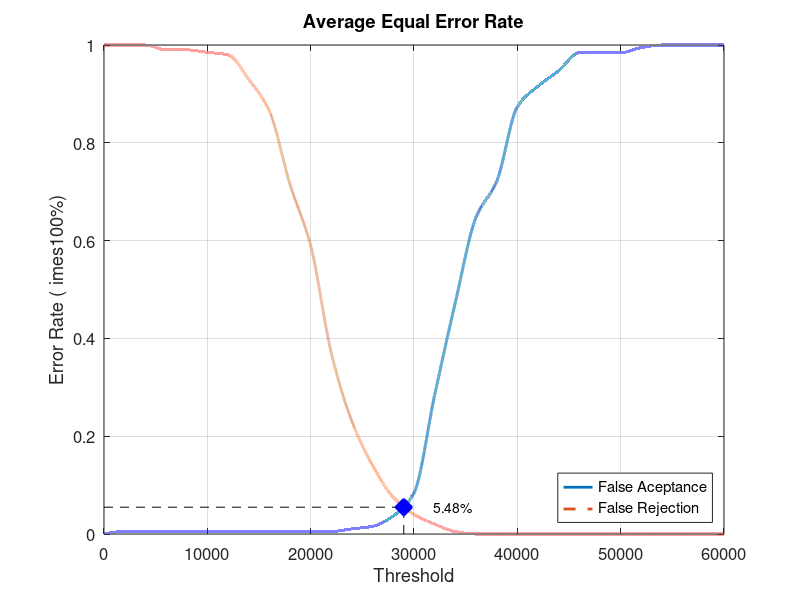
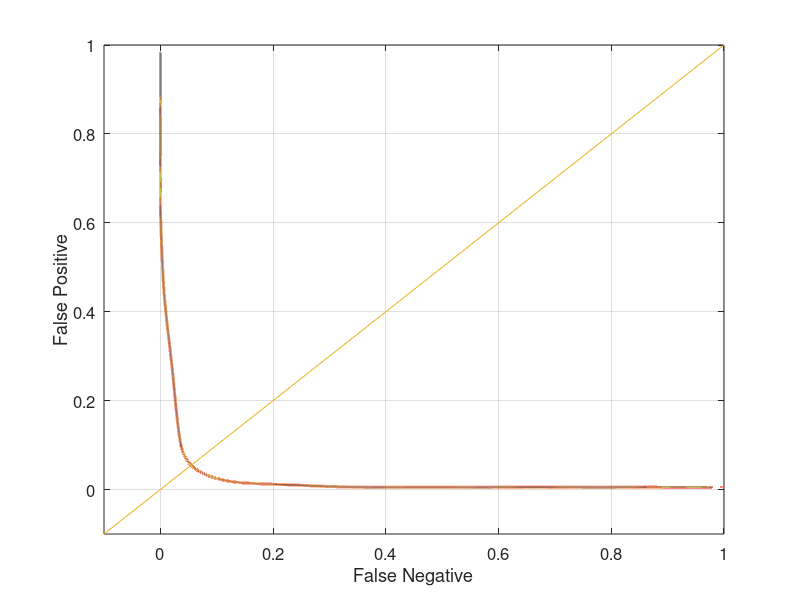

These figures' MATLAB source, in order:
close all;
clear;
clc;
x = 0:2000:60000;
xq = 0:0.5:60000;

y0 = [0 0.00526316 0.00526316 0.00526316 0.00526316 0.00526316 0.00526316 0.00526316 0.00526316 0.00526316 0.00526316 0.00526316 0.0105263 0.0157895 0.0368421 0.0842105 0.284211 0.473684 0.647368 0.721053 0.873684 0.915789 0.947368 0.984211 0.984211 0.984211 0.994737 1 1 1 1]
yy0 = interp1(x, y0, xq, 'pchip');
y1 = [1 1 1 0.99 0.99 0.985 0.98 0.93 0.865 0.715 0.59 0.37 0.23 0.14 0.075 0.04 0.02 0.005 0 0 0 0 0 0 0 0 0 0 0 0 0]
yy1 = interp1(x, y1, xq, 'pchip');

% Calculating EER: 
y2 = abs(y0 - y1);
find(y2 == min(y2))
yy2 = abs(yy0 - yy1);
xEER = find(yy2 == min(yy2));
xEERIndex = xq(xEER) % X-axis EER
yEER = yy0(xEER) % Y-axis EER

main = figure
plot(xq, yy0,'-','LineWidth', 2);	hold on
plot(xq, yy1,'--','LineWidth', 2);	hold on
plot([xEERIndex xEERIndex], [0 yEER], 'k--');	hold on
plot([0 xEERIndex], [yEER yEER], 'k--');	hold on
plot(xEERIndex, yEER, 'bx', 'LineWidth', 10);	hold on
text(xEERIndex + 10 * xEERIndex / 100, yEER, [num2str(round((10000 * yEER)) / 100) '%'])
legend('False Aceptance', 'False Rejection', 'Location', 'SouthEast')
xlabel('Threshold')
ylabel('Error Rate (	imes100%)')
title('Average Equal Error Rate')
set(gca, 'FontSize', 12)
axis([0 60000 0 1])
grid on

print(main, 'Database5_4Main', '-dpng');
FNRxFPR = figure('Color', [1 1 1]);
plot(yy1, yy0, '-', yy1, yy0, 'LineWidth', 2);
hold on
y = -0.1:0.1:1
plot(y, y); 
set(gca, 'FontSize', 12)
xlabel('False Negative')
ylabel('False Positive')
axis([-0.1 1 -0.1 1])
set(gca, 'FontSize', 12)
grid on

print(FNRxFPR, 'Database5_4FNRxFPR','-dpng');
